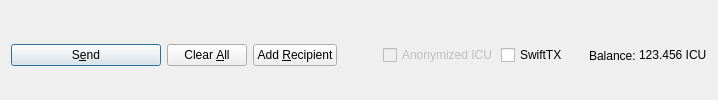
         <widget class="QFrame" name="frame_Send">
          <layout class="QHBoxLayout" name="horizontalLayout">
           <property name="bottomMargin">
            <number>0</number>
           </property>
           <item>
            <widget class="QPushButton" name="sendButton">
             <property name="minimumSize">
              <size>
               <width>150</width>
               <height>0</height>
              </size>
             </property>
             <property name="toolTip">
              <string>Confirm the send action</string>
             </property>
             <property name="text">
              <string>S&amp;end</string>
             </property>
             <property name="icon">
              <iconset resource="../chipo.qrc">
               <normaloff>:/icons/send</normaloff>:/icons/send</iconset>
             </property>
             <property name="autoDefault">
              <bool>false</bool>
             </property>
             <property name="default">
              <bool>true</bool>
             </property>
            </widget>
           </item>
           <item>
            <widget class="QPushButton" name="clearButton">
             <property name="sizePolicy">
              <sizepolicy hsizetype="Minimum" vsizetype="Fixed">
               <horstretch>0</horstretch>
               <verstretch>0</verstretch>
              </sizepolicy>
             </property>
             <property name="toolTip">
              <string>Clear all fields of the form.</string>
             </property>
             <property name="text">
              <string>Clear &amp;All</string>
             </property>
             <property name="icon">
              <iconset resource="../chipo.qrc">
               <normaloff>:/icons/remove</normaloff>:/icons/remove</iconset>
             </property>
             <property name="autoDefault">
              <bool>false</bool>
             </property>
            </widget>
           </item>
           <item>
            <widget class="QPushButton" name="addButton">
             <property name="toolTip">
              <string>Send to multiple recipients at once</string>
             </property>
             <property name="text">
              <string>Add &amp;Recipient</string>
             </property>
             <property name="icon">
              <iconset resource="../chipo.qrc">
               <normaloff>:/icons/add</normaloff>:/icons/add</iconset>
             </property>
             <property name="autoDefault">
              <bool>false</bool>
             </property>
            </widget>
           </item>
           <item>
            <spacer name="horizontalSpacer">
             <property name="orientation">
              <enum>Qt::Horizontal</enum>
             </property>
             <property name="sizeHint" stdset="0">
              <size>
               <width>40</width>
               <height>20</height>
              </size>
             </property>
            </spacer>
           </item>
           <item>
            <layout class="QHBoxLayout" name="horizontalLayout_2">
             <property name="spacing">
              <number>3</number>
             </property>
             <item>
              <widget class="QCheckBox" name="checkzICU">
               <property name="enabled">
                <bool>false</bool>
               </property>
               <property name="text">
                <string>Anonymized ICU</string>
               </property>
              </widget>
             </item>
             <item>
              <widget class="QCheckBox" name="checkSwiftTX">
               <property name="enabled">
                <bool>true</bool>
               </property>
               <property name="minimumSize">
                <size>
                 <width>85</width>
                 <height>0</height>
                </size>
               </property>
               <property name="text">
                <string>SwiftTX</string>
               </property>
              </widget>
             </item>
             <item>
              <widget class="QLabel" name="label">
               <property name="text">
                <string>Balance:</string>
               </property>
              </widget>
             </item>
             <item>
              <widget class="QLabel" name="labelBalance">
               <property name="sizePolicy">
                <sizepolicy hsizetype="Preferred" vsizetype="Fixed">
                 <horstretch>0</horstretch>
                 <verstretch>0</verstretch>
                </sizepolicy>
               </property>
               <property name="cursor">
                <cursorShape>IBeamCursor</cursorShape>
               </property>
               <property name="text">
                <string notr="true">123.456 ICU</string>
               </property>
               <property name="textInteractionFlags">
                <set>Qt::LinksAccessibleByMouse|Qt::TextSelectableByKeyboard|Qt::TextSelectableByMouse</set>
               </property>
              </widget>
             </item>
            </layout>
           </item>
          </layout>
         </widget>
